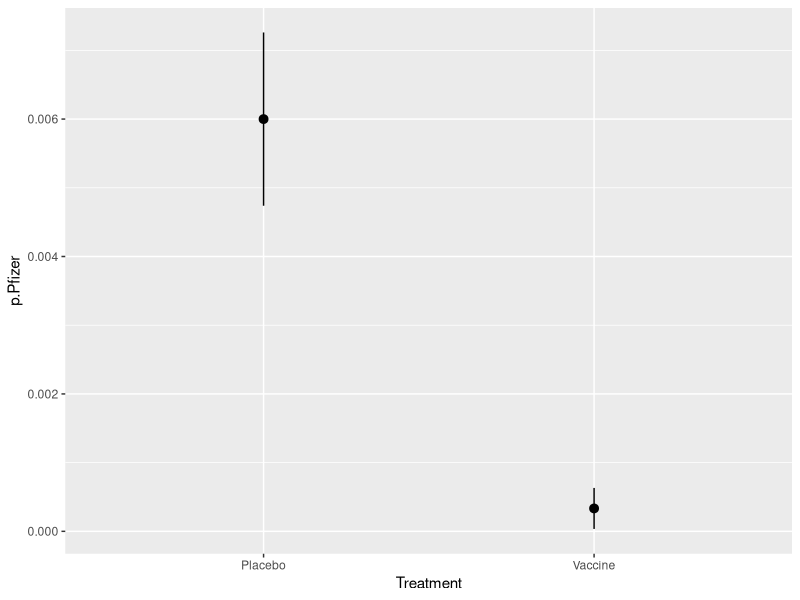
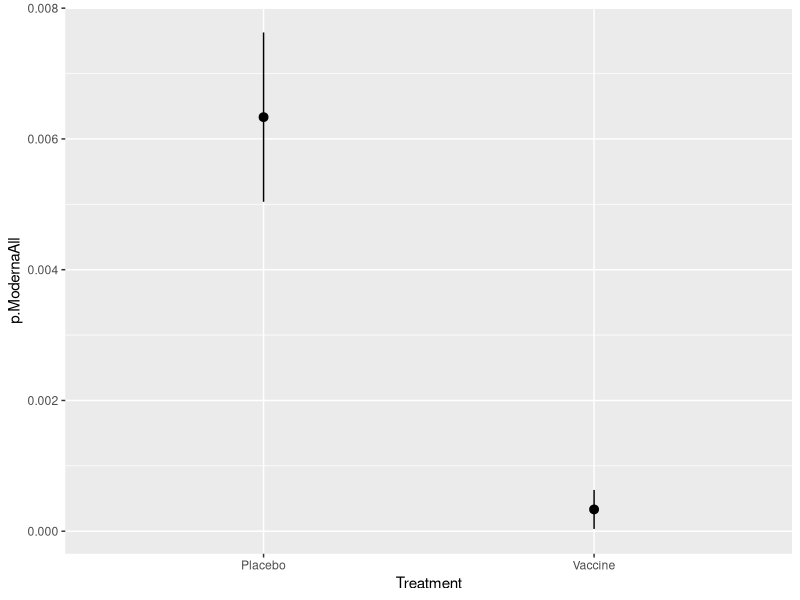
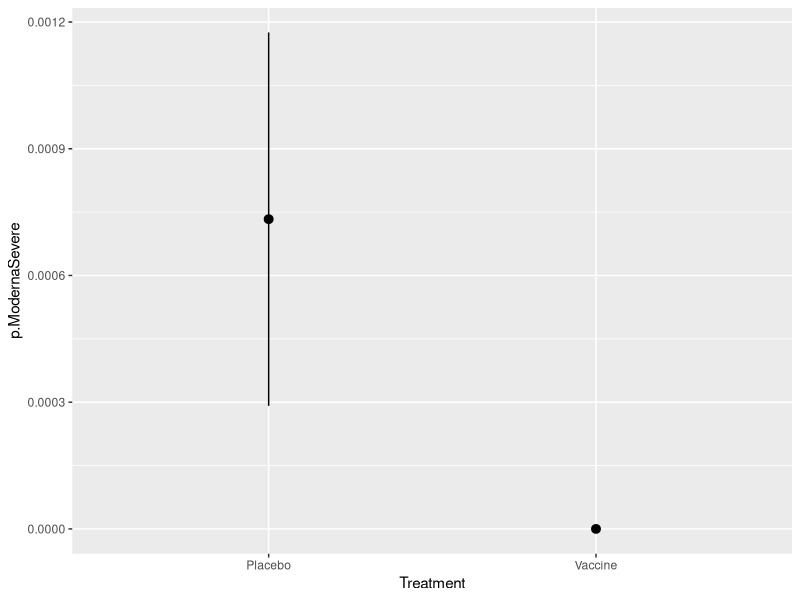
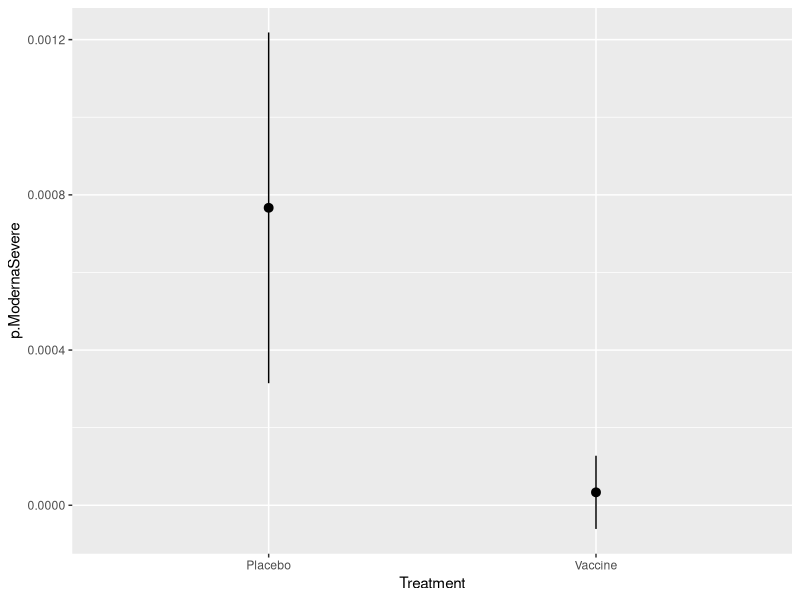

Write the R code that produced these figures, in order.
## ---- chunk 1
knitr::opts_chunk$set(echo = FALSE)
library(tidyverse)
library(kableExtra)
## ---- chunk 2
covidVaccines <- tibble(
  Treatment=c("Placebo","Vaccine"),
  Pfizer=c(90,5),ModernaAll=c(95,5),
  ModernaSevere=c(11,0),
  N=c(15000,15000))
covidVaccines.N <- 15000
kable(covidVaccines)
## ---- chunk 3

covidVaccines %>% 
  mutate(p.Pfizer=Pfizer/N) %>%
  mutate(s.Pfizer=sqrt(p.Pfizer*(1-p.Pfizer)/N)) ->
  covidVaccines

select(covidVaccines,Treatment,contains("Pfizer")) %>% kable(digits=c(4,5))
              

## ---- chunk 4
ggplot(covidVaccines,aes(x=Treatment,y=p.Pfizer,ymin=p.Pfizer-2*s.Pfizer,ymax=p.Pfizer+2*s.Pfizer)) + geom_pointrange()
## ---- chunk 5
chisq.test(as.matrix(select(covidVaccines,Pfizer,N)))
## ---- chunk 6
p <- pull(covidVaccines,p.Pfizer)
s <- pull(covidVaccines,s.Pfizer)

z <- (p[1]-p[2])/sqrt(sum(s^2))
pz <- 1-pnorm(z)
cat("Z = ",round(z,2), "p = ",round(pz,3),"\n")

## ---- chunk 7
p <- pull(covidVaccines,p.Pfizer)
RR <- p[1]/p[2]
VE <- 100*(1-1/RR)
cat("Risk Ratio: ",round(RR,2),
    "Vaccine Effectiveness: ",round(VE,1),"\n")

## ---- chunk 8

covidVaccines %>% 
  mutate(p.ModernaAll=ModernaAll/N) %>%
  mutate(s.ModernaAll=sqrt(p.ModernaAll*(1-p.ModernaAll)/N)) ->
  covidVaccines

select(covidVaccines,Treatment,contains("ModernaAll")) %>% kable(digits=c(4,5))
              

## ---- chunk 9
ggplot(covidVaccines,aes(x=Treatment,y=p.ModernaAll,ymin=p.ModernaAll-2*s.ModernaAll,ymax=p.ModernaAll+2*s.ModernaAll)) + geom_pointrange()
## ---- chunk 10
chisq.test(as.matrix(select(covidVaccines,ModernaAll,N)))
## ---- chunk 11
p <- pull(covidVaccines,p.ModernaAll)
s <- pull(covidVaccines,s.ModernaAll)

z <- (p[1]-p[2])/sqrt(sum(s^2))
pz <- 1-pnorm(z)
cat("Z = ",round(z,2), "p = ",round(pz,3),"\n")

## ---- chunk 12
p <- pull(covidVaccines,p.ModernaAll)
RR <- p[1]/p[2]
VE <- 100*(1-1/RR)
cat("Risk Ratio: ",round(RR,2),
    "Vaccine Effectiveness: ",round(VE,1),"\n")

## ---- chunk 13

covidVaccines %>% 
  mutate(p.ModernaSevere=ModernaSevere/N) %>%
  mutate(s.ModernaSevere=sqrt(p.ModernaSevere*(1-p.ModernaSevere)/N)) ->
  covidVaccines

select(covidVaccines,Treatment,contains("ModernaSevere")) %>% kable(digits=c(4,5))
              

## ---- chunk 14
ggplot(covidVaccines,aes(x=Treatment,y=p.ModernaSevere,ymin=p.ModernaSevere-2*s.ModernaSevere,ymax=p.ModernaSevere+2*s.ModernaSevere)) + geom_pointrange()
## ---- chunk 15
chisq.test(as.matrix(select(covidVaccines,ModernaSevere,N)))
## ---- chunk 16
p <- pull(covidVaccines,p.ModernaSevere)
s <- pull(covidVaccines,s.ModernaSevere)

z <- (p[1]-p[2])/sqrt(sum(s^2))
pz <- 1-pnorm(z)
cat("Z = ",round(z,2), "p = ",round(pz,3),"\n")

## ---- chunk 17
p <- pull(covidVaccines,p.ModernaSevere)
RR <- p[1]/p[2]
VE <- 100*(1-1/RR)
cat("Risk Ratio: ",round(RR,2),
    "Vaccine Effectiveness: ",round(VE,1),"\n")

## ---- chunk 18

covidVaccines %>% 
  mutate(p.ModernaSevere=(ModernaSevere+.5)/(N+1)) %>%
  mutate(s.ModernaSevere=sqrt(p.ModernaSevere*(1-p.ModernaSevere)/(N+1))) ->
  covidVaccines

select(covidVaccines,Treatment,contains("ModernaSevere")) %>% kable(digits=c(5,5))
              

## ---- chunk 19
ggplot(covidVaccines,aes(x=Treatment,y=p.ModernaSevere,ymin=p.ModernaSevere-2*s.ModernaSevere,ymax=p.ModernaSevere+2*s.ModernaSevere)) + geom_pointrange()
## ---- chunk 20
p <- pull(covidVaccines,p.ModernaSevere)
RR <- p[1]/p[2]
VE <- 100*(1-1/RR)
cat("Risk Ratio: ",round(RR,2),
    "Vaccine Effectiveness: ",round(VE,1),"\n")
